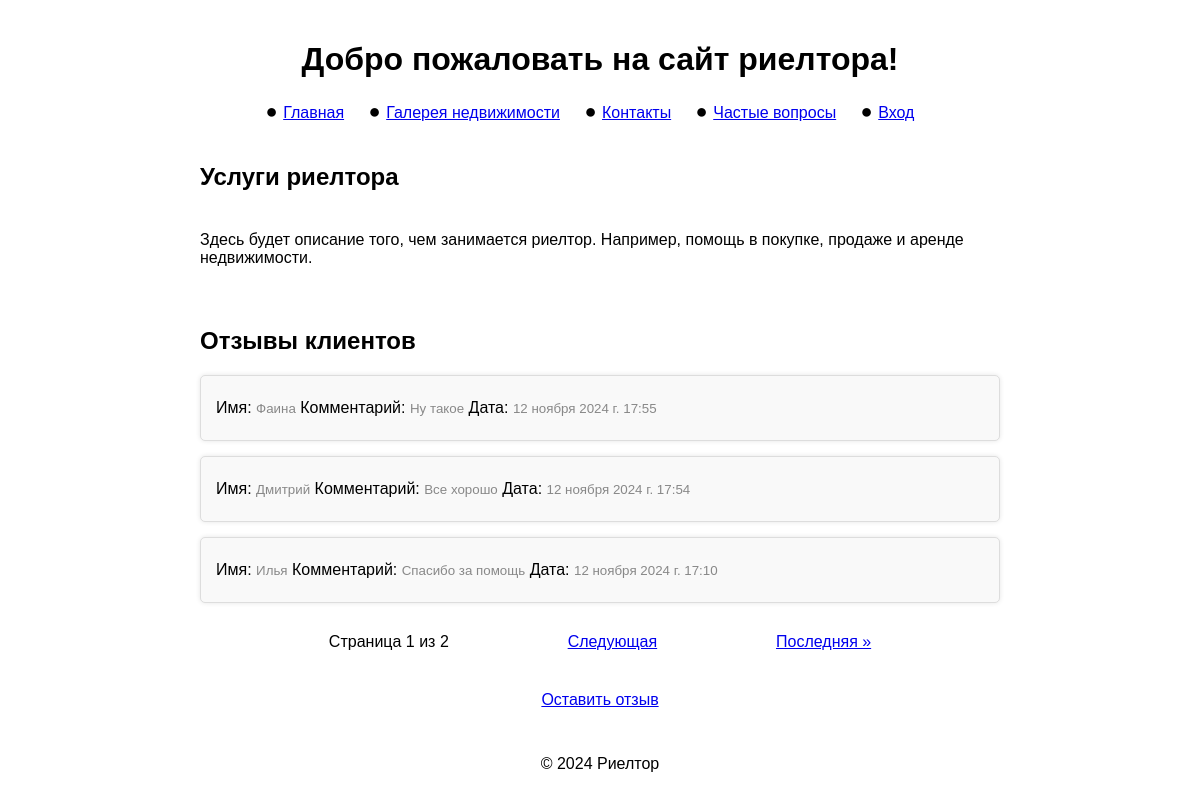
The page / on the database its author committed.
### rieltor/models.py (models this page shows, shortened)
class Review(models.Model):
    name = models.CharField(max_length=100, verbose_name='Ваше имя')
    email = models.EmailField(blank=True, verbose_name='Ваша почта')
    rating = models.IntegerField(verbose_name='Ваша оценка', validators=[MinValueValidator(1), MaxValueValidator(5)],
                                 default=0)
    comment = models.TextField(max_length=250, verbose_name='Комментарий')
    created_at = models.DateTimeField(auto_now_add=True)
    class Meta:
        verbose_name = "Отзывы"
        verbose_name_plural = "Отзывы"

### rieltor/views.py (the view)
# urls.py: path('', views.home,name='home'), # Главная страница
def home(request):
    reviews = Review.objects.all().order_by('-created_at')
    paginator = Paginator(reviews, 3)
    page_number = request.GET.get('page')
    page_obj = paginator.get_page(page_number)
    return render(request, 'rieltor/home.html', {'page_obj': page_obj})

### rieltor/templates/rieltor/home.html (shortened to what this page needs)
{% extends 'rieltor/base.html' %}
{% block content  %}
<h2 class="review-section">Услуги риелтора</h2>
<p class="review-section">Здесь будет описание того, чем занимается риелтор. Например, помощь в покупке, продаже и аренде недвижимости.</p>
<section class="review-section">
    <h2>Отзывы клиентов</h2>
    {% for review in page_obj %}
    <div class="review">
        <p>Имя: <small>{{ review.name }}</small> Комментарий: <small>{{ review.comment }}</small> Дата: <small>{{ review.created_at }}</small></p>
    </div>
    {% empty %}
    <p>Пока нет отзывов.</p>
    {% endfor %}
    <div class="pagination">
        <span>Страница {{ page_obj.number }} из {{ page_obj.paginator.num_pages }}</span>
        {% if page_obj.has_next %}
            <a href="?page={{ page_obj.next_page_number }}">Следующая</a>
            <a href="?page={{ page_obj.paginator.num_pages }}">Последняя &raquo;</a>
        {% endif %}
    </div>
    <a class="pagination" href="{% url 'add_review' %}">Оставить отзыв</a>
</section>
{% endblock %}

### rieltor/static/rieltor/styles.css (style rules this page uses)
body { font-family: Arial, sans-serif; margin: 0; padding: 0; box-sizing: border-box; }
.review-section { padding: 20px; max-width: 800px; margin: auto; }
.review { border: 1px solid #ddd; padding: 15px; border-radius: 5px; margin-bottom: 15px; background-color: #f9f9f9; box-shadow: 0px 0px 5px rgba(0, 0, 0, 0.1); }
.review p { margin: 8px 0; }
.review small { color: #888; }
.pagination { display: flex; justify-content: space-evenly; margin-top: 20px; padding: 10px; }

### rows shown on the page
Review: name "Фаина", comment "Ну такое", created_at "12 ноября 2024 г. 17:55"
Review: name "Дмитрий", comment "Все хорошо", created_at "12 ноября 2024 г. 17:54"
Review: name "Илья", comment "Спасибо за помощь", created_at "12 ноября 2024 г. 17:10"

### other values the page prints
{{ page_obj.number }} "1"
{{ page_obj.paginator.num_pages }} "2"
